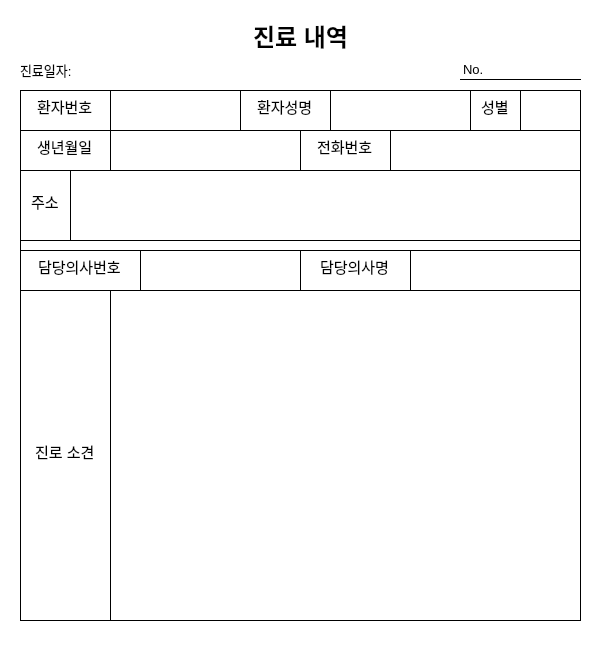
<?xml version="1.0" encoding="UTF-8"?>
<ui version="4.0">
 <class>MedicalChart</class>
 <widget class="QWidget" name="MedicalChart">
  <property name="geometry">
   <rect>
    <x>0</x>
    <y>0</y>
    <width>610</width>
    <height>645</height>
   </rect>
  </property>
  <property name="windowTitle">
   <string>Form</string>
  </property>
  <property name="styleSheet">
   <string notr="true">background-color: rgb(255, 255, 255);</string>
  </property>
  <widget class="QLabel" name="label">
   <property name="geometry">
    <rect>
     <x>0</x>
     <y>10</y>
     <width>601</width>
     <height>51</height>
    </rect>
   </property>
   <property name="font">
    <font>
     <pointsize>18</pointsize>
     <bold>true</bold>
    </font>
   </property>
   <property name="text">
    <string>진료 내역</string>
   </property>
   <property name="alignment">
    <set>Qt::AlignCenter</set>
   </property>
  </widget>
  <widget class="QLabel" name="label_2">
   <property name="geometry">
    <rect>
     <x>460</x>
     <y>60</y>
     <width>121</width>
     <height>20</height>
    </rect>
   </property>
   <property name="font">
    <font>
     <pointsize>10</pointsize>
    </font>
   </property>
   <property name="styleSheet">
    <string notr="true">border-bottom-width: 1px;
border-bottom-style: solid;
border-radius: 0px;</string>
   </property>
   <property name="text">
    <string>No.</string>
   </property>
  </widget>
  <widget class="QFrame" name="frame">
   <property name="geometry">
    <rect>
     <x>20</x>
     <y>90</y>
     <width>561</width>
     <height>531</height>
    </rect>
   </property>
   <property name="font">
    <font>
     <pointsize>11</pointsize>
    </font>
   </property>
   <property name="styleSheet">
    <string notr="true">border-width: 1px;
border-style: solid;
border-radius: 0px;</string>
   </property>
   <property name="frameShape">
    <enum>QFrame::Box</enum>
   </property>
   <property name="frameShadow">
    <enum>QFrame::Raised</enum>
   </property>
   <widget class="QLineEdit" name="lineEdit">
    <property name="geometry">
     <rect>
      <x>0</x>
      <y>0</y>
      <width>91</width>
      <height>41</height>
     </rect>
    </property>
    <property name="font">
     <font>
      <pointsize>11</pointsize>
     </font>
    </property>
    <property name="styleSheet">
     <string notr="true">border-width: 1px;
border-style: solid;
border-radius: 0px;</string>
    </property>
    <property name="text">
     <string>환자번호</string>
    </property>
    <property name="alignment">
     <set>Qt::AlignCenter</set>
    </property>
    <property name="readOnly">
     <bool>true</bool>
    </property>
   </widget>
   <widget class="QLineEdit" name="lineEdit_2">
    <property name="geometry">
     <rect>
      <x>220</x>
      <y>0</y>
      <width>91</width>
      <height>41</height>
     </rect>
    </property>
    <property name="font">
     <font>
      <pointsize>11</pointsize>
     </font>
    </property>
    <property name="styleSheet">
     <string notr="true">border-width: 1px;
border-style: solid;
border-radius: 0px;</string>
    </property>
    <property name="text">
     <string>환자성명</string>
    </property>
    <property name="alignment">
     <set>Qt::AlignCenter</set>
    </property>
    <property name="readOnly">
     <bool>true</bool>
    </property>
   </widget>
   <widget class="QLineEdit" name="lineEdit_3">
    <property name="geometry">
     <rect>
      <x>450</x>
      <y>0</y>
      <width>51</width>
      <height>41</height>
     </rect>
    </property>
    <property name="font">
     <font>
      <pointsize>11</pointsize>
     </font>
    </property>
    <property name="styleSheet">
     <string notr="true">border-width: 1px;
border-style: solid;
border-radius: 0px;</string>
    </property>
    <property name="text">
     <string>성별</string>
    </property>
    <property name="alignment">
     <set>Qt::AlignCenter</set>
    </property>
    <property name="readOnly">
     <bool>true</bool>
    </property>
   </widget>
   <widget class="QLineEdit" name="patientIDLineEdit">
    <property name="geometry">
     <rect>
      <x>90</x>
      <y>0</y>
      <width>131</width>
      <height>41</height>
     </rect>
    </property>
    <property name="font">
     <font>
      <pointsize>11</pointsize>
     </font>
    </property>
    <property name="alignment">
     <set>Qt::AlignCenter</set>
    </property>
    <property name="readOnly">
     <bool>true</bool>
    </property>
   </widget>
   <widget class="QLineEdit" name="patientNameLineEdit">
    <property name="geometry">
     <rect>
      <x>310</x>
      <y>0</y>
      <width>141</width>
      <height>41</height>
     </rect>
    </property>
    <property name="font">
     <font>
      <pointsize>11</pointsize>
     </font>
    </property>
    <property name="alignment">
     <set>Qt::AlignCenter</set>
    </property>
    <property name="readOnly">
     <bool>true</bool>
    </property>
   </widget>
   <widget class="QLineEdit" name="sexLineEdit">
    <property name="geometry">
     <rect>
      <x>500</x>
      <y>0</y>
      <width>61</width>
      <height>41</height>
     </rect>
    </property>
    <property name="font">
     <font>
      <pointsize>11</pointsize>
     </font>
    </property>
    <property name="alignment">
     <set>Qt::AlignCenter</set>
    </property>
    <property name="readOnly">
     <bool>true</bool>
    </property>
   </widget>
   <widget class="QLineEdit" name="lineEdit_7">
    <property name="geometry">
     <rect>
      <x>0</x>
      <y>40</y>
      <width>91</width>
      <height>41</height>
     </rect>
    </property>
    <property name="font">
     <font>
      <pointsize>11</pointsize>
     </font>
    </property>
    <property name="styleSheet">
     <string notr="true">border-width: 1px;
border-style: solid;
border-radius: 0px;</string>
    </property>
    <property name="text">
     <string>생년월일</string>
    </property>
    <property name="alignment">
     <set>Qt::AlignCenter</set>
    </property>
    <property name="readOnly">
     <bool>true</bool>
    </property>
   </widget>
   <widget class="QLineEdit" name="birthLineEdit">
    <property name="geometry">
     <rect>
      <x>90</x>
      <y>40</y>
      <width>191</width>
      <height>41</height>
     </rect>
    </property>
    <property name="font">
     <font>
      <pointsize>11</pointsize>
     </font>
    </property>
    <property name="text">
     <string/>
    </property>
    <property name="alignment">
     <set>Qt::AlignCenter</set>
    </property>
    <property name="readOnly">
     <bool>true</bool>
    </property>
   </widget>
   <widget class="QLineEdit" name="lineEdit_9">
    <property name="geometry">
     <rect>
      <x>280</x>
      <y>40</y>
      <width>91</width>
      <height>41</height>
     </rect>
    </property>
    <property name="font">
     <font>
      <pointsize>11</pointsize>
     </font>
    </property>
    <property name="styleSheet">
     <string notr="true">border-width: 1px;
border-style: solid;
border-radius: 0px;</string>
    </property>
    <property name="text">
     <string>전화번호</string>
    </property>
    <property name="alignment">
     <set>Qt::AlignCenter</set>
    </property>
    <property name="readOnly">
     <bool>true</bool>
    </property>
   </widget>
   <widget class="QLineEdit" name="telLineEdit">
    <property name="geometry">
     <rect>
      <x>370</x>
      <y>40</y>
      <width>191</width>
      <height>41</height>
     </rect>
    </property>
    <property name="font">
     <font>
      <pointsize>11</pointsize>
     </font>
    </property>
    <property name="text">
     <string/>
    </property>
    <property name="alignment">
     <set>Qt::AlignCenter</set>
    </property>
    <property name="readOnly">
     <bool>true</bool>
    </property>
   </widget>
   <widget class="QLineEdit" name="lineEdit_11">
    <property name="geometry">
     <rect>
      <x>0</x>
      <y>80</y>
      <width>51</width>
      <height>71</height>
     </rect>
    </property>
    <property name="font">
     <font>
      <pointsize>11</pointsize>
     </font>
    </property>
    <property name="styleSheet">
     <string notr="true">border-width: 1px;
border-style: solid;
border-radius: 0px;</string>
    </property>
    <property name="text">
     <string>주소</string>
    </property>
    <property name="alignment">
     <set>Qt::AlignCenter</set>
    </property>
    <property name="readOnly">
     <bool>true</bool>
    </property>
   </widget>
   <widget class="QPlainTextEdit" name="addressPlainTextEdit">
    <property name="geometry">
     <rect>
      <x>50</x>
      <y>80</y>
      <width>511</width>
      <height>71</height>
     </rect>
    </property>
    <property name="font">
     <font>
      <pointsize>11</pointsize>
     </font>
    </property>
    <property name="readOnly">
     <bool>true</bool>
    </property>
    <property name="plainText">
     <string/>
    </property>
   </widget>
   <widget class="QLineEdit" name="lineEdit_12">
    <property name="geometry">
     <rect>
      <x>0</x>
      <y>150</y>
      <width>561</width>
      <height>11</height>
     </rect>
    </property>
    <property name="readOnly">
     <bool>true</bool>
    </property>
   </widget>
   <widget class="QLineEdit" name="lineEdit_13">
    <property name="geometry">
     <rect>
      <x>0</x>
      <y>160</y>
      <width>121</width>
      <height>41</height>
     </rect>
    </property>
    <property name="font">
     <font>
      <pointsize>11</pointsize>
     </font>
    </property>
    <property name="styleSheet">
     <string notr="true">border-width: 1px;
border-style: solid;
border-radius: 0px;</string>
    </property>
    <property name="text">
     <string>담당의사번호</string>
    </property>
    <property name="alignment">
     <set>Qt::AlignCenter</set>
    </property>
    <property name="readOnly">
     <bool>true</bool>
    </property>
   </widget>
   <widget class="QLineEdit" name="dentistIDLineEdit">
    <property name="geometry">
     <rect>
      <x>120</x>
      <y>160</y>
      <width>161</width>
      <height>41</height>
     </rect>
    </property>
    <property name="font">
     <font>
      <pointsize>11</pointsize>
     </font>
    </property>
    <property name="alignment">
     <set>Qt::AlignCenter</set>
    </property>
    <property name="readOnly">
     <bool>true</bool>
    </property>
   </widget>
   <widget class="QLineEdit" name="lineEdit_15">
    <property name="geometry">
     <rect>
      <x>280</x>
      <y>160</y>
      <width>111</width>
      <height>41</height>
     </rect>
    </property>
    <property name="font">
     <font>
      <pointsize>11</pointsize>
     </font>
    </property>
    <property name="styleSheet">
     <string notr="true">border-width: 1px;
border-style: solid;
border-radius: 0px;</string>
    </property>
    <property name="text">
     <string>담당의사명</string>
    </property>
    <property name="alignment">
     <set>Qt::AlignCenter</set>
    </property>
    <property name="readOnly">
     <bool>true</bool>
    </property>
   </widget>
   <widget class="QLineEdit" name="dentistNameLineEdit">
    <property name="geometry">
     <rect>
      <x>390</x>
      <y>160</y>
      <width>171</width>
      <height>41</height>
     </rect>
    </property>
    <property name="font">
     <font>
      <pointsize>11</pointsize>
     </font>
    </property>
    <property name="alignment">
     <set>Qt::AlignCenter</set>
    </property>
    <property name="readOnly">
     <bool>true</bool>
    </property>
   </widget>
   <widget class="QLineEdit" name="lineEdit_17">
    <property name="geometry">
     <rect>
      <x>0</x>
      <y>200</y>
      <width>91</width>
      <height>331</height>
     </rect>
    </property>
    <property name="font">
     <font>
      <pointsize>11</pointsize>
     </font>
    </property>
    <property name="styleSheet">
     <string notr="true">border-width: 1px;
border-style: solid;
border-radius: 0px;</string>
    </property>
    <property name="text">
     <string>진로 소견</string>
    </property>
    <property name="alignment">
     <set>Qt::AlignCenter</set>
    </property>
    <property name="readOnly">
     <bool>true</bool>
    </property>
   </widget>
   <widget class="QPlainTextEdit" name="notePlainTextEdit">
    <property name="geometry">
     <rect>
      <x>90</x>
      <y>200</y>
      <width>471</width>
      <height>331</height>
     </rect>
    </property>
    <property name="font">
     <font>
      <pointsize>11</pointsize>
     </font>
    </property>
    <property name="readOnly">
     <bool>true</bool>
    </property>
    <property name="plainText">
     <string/>
    </property>
   </widget>
  </widget>
  <widget class="QLabel" name="label_3">
   <property name="geometry">
    <rect>
     <x>20</x>
     <y>60</y>
     <width>101</width>
     <height>20</height>
    </rect>
   </property>
   <property name="font">
    <font>
     <pointsize>10</pointsize>
    </font>
   </property>
   <property name="text">
    <string>진료일자:</string>
   </property>
  </widget>
  <widget class="QLabel" name="reportDateLabel">
   <property name="geometry">
    <rect>
     <x>80</x>
     <y>60</y>
     <width>161</width>
     <height>20</height>
    </rect>
   </property>
   <property name="font">
    <font>
     <pointsize>10</pointsize>
    </font>
   </property>
   <property name="text">
    <string/>
   </property>
  </widget>
  <widget class="QLabel" name="reportNoLabel">
   <property name="geometry">
    <rect>
     <x>500</x>
     <y>60</y>
     <width>81</width>
     <height>20</height>
    </rect>
   </property>
   <property name="font">
    <font>
     <pointsize>10</pointsize>
    </font>
   </property>
   <property name="styleSheet">
    <string notr="true">border-bottom-width: 1px;
border-bottom-style: solid;
border-radius: 0px;</string>
   </property>
   <property name="text">
    <string/>
   </property>
  </widget>
 </widget>
 <resources/>
 <connections/>
</ui>
